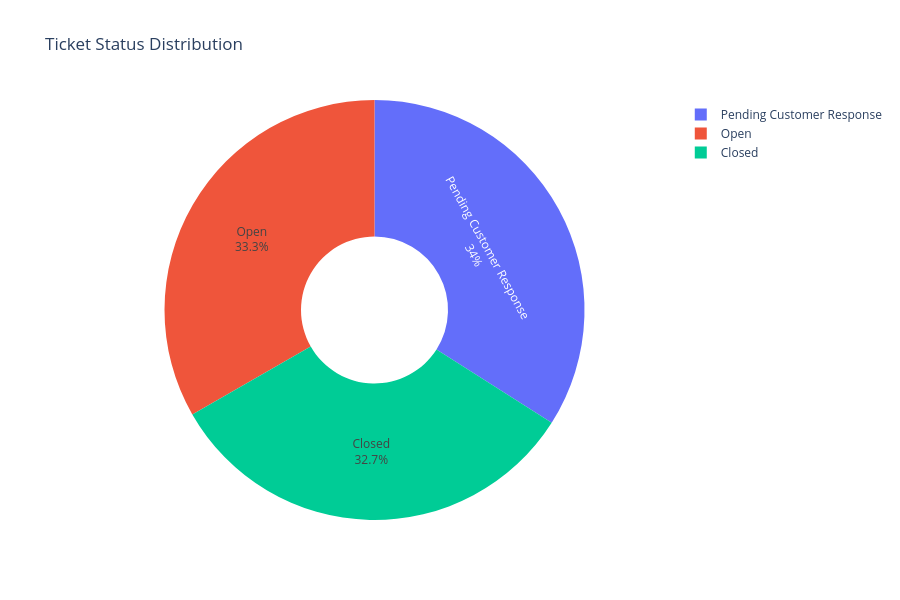

Notebook cell for this chart:
### Code cell
import plotly.express as px

# Ticket status distribution
ticket_status_distribution = df['Ticket Status'].value_counts().reset_index()
ticket_status_distribution.columns = ['Ticket Status', 'Count']

# Plot interactive pie chart
fig = px.pie(
    ticket_status_distribution,
    names='Ticket Status',
    values='Count',
    title='Ticket Status Distribution',
    hole=0.35,        # donut style (looks professional)
    height=600
)

fig.update_traces(
    textinfo='percent+label',
    hovertemplate='<b>%{label}</b><br>Tickets: %{value}<br>Percentage: %{percent}'
)

fig.show()

### Figure 1 — Plotly figure (JSON) as saved in the notebook; plotly's stock layout.template omitted (floating-point values rounded to 4 significant figures)
{"data": [{"domain": {"x": [0, 1], "y": [0, 1]}, "hole": 0.35, "hovertemplate": "<b>%{label}</b><br>Tickets: %{value}<br>Percentage: %{percent}", "labels": ["Pending Customer Response", "Open", "Closed"], "legendgroup": "", "name": "", "showlegend": true, "textinfo": "percent+label", "type": "pie", "values": [2881, 2819, 2769]}], "layout": {"height": 600, "legend": {"tracegroupgap": 0}, "title": {"text": "Ticket Status Distribution"}}}
